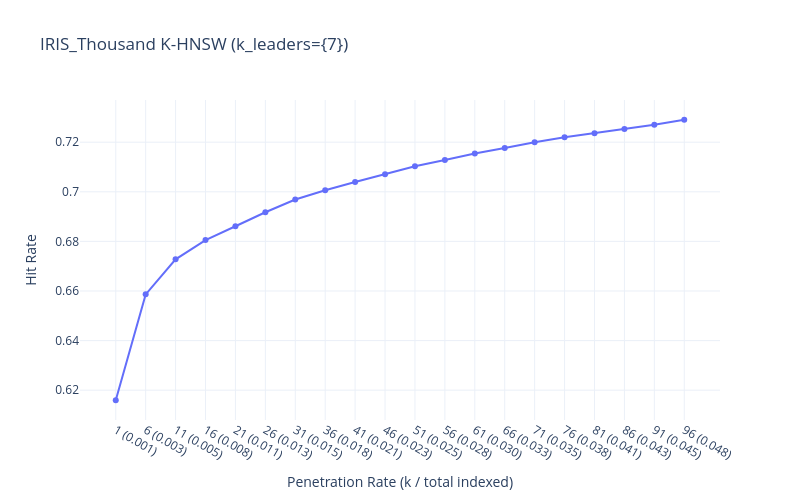

The cell this chart's notebook holds for it:
### Code cell
x_labels, hit_rates = evaluate_hit_rate_topk(hnsw, y_index, X_query, y_query,100,200)
# Plot
plot_hit_rate_plotly_topk(x_labels, hit_rates,150,"IRIS_Thousand K-HNSW (k_leaders={7})")

### Figure 1 — Plotly figure (JSON) as saved in the notebook; plotly's stock layout.template omitted (floating-point values rounded to 4 significant figures)
{"data": [{"line": {"width": 2}, "marker": {"size": 6}, "mode": "lines+markers", "name": "efSearch=150", "type": "scatter", "x": ["1 (0.001)", "6 (0.003)", "11 (0.005)", "16 (0.008)", "21 (0.011)", "26 (0.013)", "31 (0.015)", "36 (0.018)", "41 (0.021)", "46 (0.023)", "51 (0.025)", "56 (0.028)", "61 (0.030)", "66 (0.033)", "71 (0.035)", "76 (0.038)", "81 (0.041)", "86 (0.043)", "91 (0.045)", "96 (0.048)"], "y": [0.6159, 0.6586, 0.6728, 0.6805, 0.6861, 0.6918, 0.6969, 0.7006, 0.7039, 0.7071, 0.7103, 0.7128, 0.7154, 0.7177, 0.72, 0.722, 0.7237, 0.7253, 0.7271, 0.7291]}], "layout": {"height": 500, "hovermode": "x unified", "title": {"text": "IRIS_Thousand K-HNSW (k_leaders={7})"}, "width": 800, "xaxis": {"title": {"text": "Penetration Rate (k / total indexed)"}}, "yaxis": {"title": {"text": "Hit Rate"}}}}
